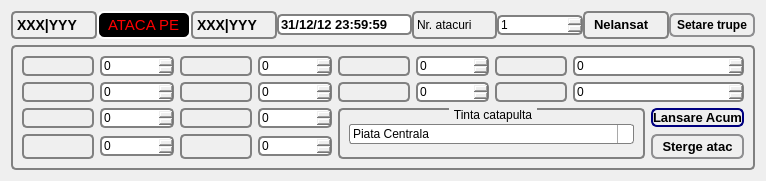
<?xml version="1.0" encoding="UTF-8"?>
<ui version="4.0">
 <class>DialogAtackGroup</class>
 <widget class="QDialog" name="DialogAtackGroup">
  <property name="windowModality">
   <enum>Qt::NonModal</enum>
  </property>
  <property name="enabled">
   <bool>true</bool>
  </property>
  <property name="geometry">
   <rect>
    <x>0</x>
    <y>0</y>
    <width>766</width>
    <height>181</height>
   </rect>
  </property>
  <property name="minimumSize">
   <size>
    <width>766</width>
    <height>181</height>
   </size>
  </property>
  <property name="windowTitle">
   <string>Dialog</string>
  </property>
  <property name="styleSheet">
   <string notr="true">QLabel {
  background-color: qlineargradient(x1: 0, y1: 0, x2: 0, y2: 1,
                                       stop: 0 #E0E0E0, stop: 1 #FFFFFF);
     border: 2px solid gray;
     border-radius: 5px;
}
 QPushButton {
     border: 2px solid #8f8f91;
     border-radius: 6px;
     background-color: qlineargradient(x1: 0, y1: 0, x2: 0, y2: 1,
                                       stop: 0 #f6f7fa, stop: 1 #dadbde);
 }

 QPushButton:pressed {
     background-color: qlineargradient(x1: 0, y1: 0, x2: 0, y2: 1,
                                       stop: 0 #dadbde, stop: 1 #f6f7fa);
 }

 QPushButton:flat {
     border: none; /* no border for a flat push button */
 }

 QPushButton:default {
     border-color: navy; /* make the default button prominent */
 }


QGroupBox {
     background-color: qlineargradient(x1: 0, y1: 0, x2: 0, y2: 1,
                                       stop: 0 #E0E0E0, stop: 1 #FFFFFF);
     border: 2px solid gray;
     border-radius: 5px;
     margin-top: 1ex; /* leave space at the top for the title */
 }

 QGroupBox::title {
     subcontrol-origin: margin;
     subcontrol-position: top center; /* position at the top center */
     padding: 0 3px;
     background-color: qlineargradient(x1: 0, y1: 0, x2: 0, y2: 1,
                                       stop: 0 #FF0000, stop: 1 #FFFFFF);
 }



 QSpinBox {
     padding-right: 15px; /* make room for the arrows */
   
     border-width: 3;
  background-color: qlineargradient(x1: 0, y1: 0, x2: 0, y2: 1,
                                       stop: 0 #E0E0E0, stop: 1 #FFFFFF);
     border: 2px solid gray;
     border-radius: 5px;
 }
</string>
  </property>
  <property name="modal">
   <bool>false</bool>
  </property>
  <layout class="QGridLayout" name="gridLayoutMain">
   <property name="horizontalSpacing">
    <number>12</number>
   </property>
   <item row="1" column="0">
    <widget class="QGroupBox" name="groupBoxTroopSettings">
     <property name="styleSheet">
      <string notr="true"/>
     </property>
     <property name="title">
      <string/>
     </property>
     <layout class="QGridLayout" name="gridLayoutTroopSettings">
      <item row="3" column="0">
       <widget class="QLabel" name="label_4">
        <property name="text">
         <string/>
        </property>
        <property name="pixmap">
         <pixmap resource="images.qrc">:/images/unit_archer.png</pixmap>
        </property>
       </widget>
      </item>
      <item row="0" column="0">
       <widget class="QLabel" name="label">
        <property name="text">
         <string/>
        </property>
        <property name="pixmap">
         <pixmap resource="images.qrc">:/images/unit_spear.png</pixmap>
        </property>
       </widget>
      </item>
      <item row="0" column="2">
       <widget class="QLabel" name="label_5">
        <property name="text">
         <string/>
        </property>
        <property name="pixmap">
         <pixmap resource="images.qrc">:/images/unit_spy.png</pixmap>
        </property>
       </widget>
      </item>
      <item row="0" column="4">
       <widget class="QLabel" name="label_11">
        <property name="text">
         <string/>
        </property>
        <property name="pixmap">
         <pixmap resource="images.qrc">:/images/unit_ram.png</pixmap>
        </property>
       </widget>
      </item>
      <item row="0" column="6">
       <widget class="QLabel" name="label_10">
        <property name="text">
         <string/>
        </property>
        <property name="pixmap">
         <pixmap resource="images.qrc">:/images/unit_nobil.png</pixmap>
        </property>
        <property name="buddy">
         <cstring>spinBoxSnob</cstring>
        </property>
       </widget>
      </item>
      <item row="1" column="0">
       <widget class="QLabel" name="label_2">
        <property name="text">
         <string/>
        </property>
        <property name="pixmap">
         <pixmap resource="images.qrc">:/images/unit_sword.png</pixmap>
        </property>
       </widget>
      </item>
      <item row="1" column="2">
       <widget class="QLabel" name="label_6">
        <property name="text">
         <string/>
        </property>
        <property name="pixmap">
         <pixmap resource="images.qrc">:/images/unit_light.png</pixmap>
        </property>
       </widget>
      </item>
      <item row="1" column="4">
       <widget class="QLabel" name="label_12">
        <property name="text">
         <string/>
        </property>
        <property name="pixmap">
         <pixmap resource="images.qrc">:/images/unit_catapult.png</pixmap>
        </property>
       </widget>
      </item>
      <item row="1" column="6">
       <widget class="QLabel" name="label_9">
        <property name="text">
         <string/>
        </property>
        <property name="pixmap">
         <pixmap resource="images.qrc">:/images/unit_knight.png</pixmap>
        </property>
        <property name="buddy">
         <cstring>spinBoxKnight</cstring>
        </property>
       </widget>
      </item>
      <item row="2" column="0">
       <widget class="QLabel" name="label_3">
        <property name="text">
         <string/>
        </property>
        <property name="pixmap">
         <pixmap resource="images.qrc">:/images/unit_axe.png</pixmap>
        </property>
       </widget>
      </item>
      <item row="2" column="2">
       <widget class="QLabel" name="label_7">
        <property name="text">
         <string/>
        </property>
        <property name="pixmap">
         <pixmap resource="images.qrc">:/images/unit_marcher.png</pixmap>
        </property>
       </widget>
      </item>
      <item row="2" column="4" rowspan="2" colspan="4">
       <widget class="QGroupBox" name="groupBoxRamTarget">
        <property name="title">
         <string>Tinta catapulta</string>
        </property>
        <layout class="QFormLayout" name="formLayout">
         <property name="labelAlignment">
          <set>Qt::AlignCenter</set>
         </property>
         <property name="formAlignment">
          <set>Qt::AlignCenter</set>
         </property>
         <item row="0" column="0" colspan="2">
          <widget class="QComboBox" name="comboBoxBuilding">
           <property name="styleSheet">
            <string notr="true">QComboBox {
     border: 1px solid gray;
     border-radius: 3px;
     padding: 1px 18px 1px 3px;
     min-width: 6em;
 }

 QComboBox:editable {
     background: white;
 }

 QComboBox:!editable, QComboBox::drop-down:editable {
      background: qlineargradient(x1: 0, y1: 0, x2: 0, y2: 1,
                                  stop: 0 #E1E1E1, stop: 0.4 #DDDDDD,
                                  stop: 0.5 #D8D8D8, stop: 1.0 #D3D3D3);
 }

 /* QComboBox gets the &quot;on&quot; state when the popup is open */
 QComboBox:!editable:on, QComboBox::drop-down:editable:on {
     background: qlineargradient(x1: 0, y1: 0, x2: 0, y2: 1,
                                 stop: 0 #D3D3D3, stop: 0.4 #D8D8D8,
                                 stop: 0.5 #DDDDDD, stop: 1.0 #E1E1E1);
 }

 QComboBox:on { /* shift the text when the popup opens */
     padding-top: 3px;
     padding-left: 4px;
 }

 QComboBox::drop-down {
     subcontrol-origin: padding;
     subcontrol-position: top right;
     width: 15px;

     border-left-width: 1px;
     border-left-color: darkgray;
     border-left-style: solid; /* just a single line */
     border-top-right-radius: 3px; /* same radius as the QComboBox */
     border-bottom-right-radius: 3px;
 }</string>
           </property>
           <property name="currentIndex">
            <number>7</number>
           </property>
           <property name="insertPolicy">
            <enum>QComboBox::InsertAfterCurrent</enum>
           </property>
           <property name="sizeAdjustPolicy">
            <enum>QComboBox::AdjustToContents</enum>
           </property>
           <item>
            <property name="text">
             <string>Cladirea Principala</string>
            </property>
           </item>
           <item>
            <property name="text">
             <string>Cazarma</string>
            </property>
           </item>
           <item>
            <property name="text">
             <string>Grajd</string>
            </property>
           </item>
           <item>
            <property name="text">
             <string>Atelier</string>
            </property>
           </item>
           <item>
            <property name="text">
             <string>Biserica</string>
            </property>
           </item>
           <item>
            <property name="text">
             <string>Curte Nobila</string>
            </property>
           </item>
           <item>
            <property name="text">
             <string>Fierarie</string>
            </property>
           </item>
           <item>
            <property name="text">
             <string>Piata Centrala</string>
            </property>
           </item>
           <item>
            <property name="text">
             <string>Statuie</string>
            </property>
           </item>
           <item>
            <property name="text">
             <string>Targ</string>
            </property>
           </item>
           <item>
            <property name="text">
             <string>Taietori de lemne</string>
            </property>
           </item>
           <item>
            <property name="text">
             <string>Mina de argila</string>
            </property>
           </item>
           <item>
            <property name="text">
             <string>Mina de fier</string>
            </property>
           </item>
           <item>
            <property name="text">
             <string>Ferma</string>
            </property>
           </item>
           <item>
            <property name="text">
             <string>Magazie</string>
            </property>
           </item>
           <item>
            <property name="text">
             <string>Zid</string>
            </property>
           </item>
          </widget>
         </item>
        </layout>
       </widget>
      </item>
      <item row="3" column="2">
       <widget class="QLabel" name="label_8">
        <property name="text">
         <string/>
        </property>
        <property name="pixmap">
         <pixmap resource="images.qrc">:/images/unit_heavy.png</pixmap>
        </property>
       </widget>
      </item>
      <item row="0" column="1">
       <widget class="QSpinBox" name="spinBoxSpear">
        <property name="maximum">
         <number>30000</number>
        </property>
       </widget>
      </item>
      <item row="1" column="1">
       <widget class="QSpinBox" name="spinBoxSword"/>
      </item>
      <item row="2" column="1">
       <widget class="QSpinBox" name="spinBoxAxe"/>
      </item>
      <item row="3" column="1">
       <widget class="QSpinBox" name="spinBoxArcher"/>
      </item>
      <item row="0" column="3">
       <widget class="QSpinBox" name="spinBoxSpy">
        <property name="maximum">
         <number>50000</number>
        </property>
       </widget>
      </item>
      <item row="1" column="3">
       <widget class="QSpinBox" name="spinBoxLight"/>
      </item>
      <item row="2" column="3">
       <widget class="QSpinBox" name="spinBoxMarcher"/>
      </item>
      <item row="3" column="3">
       <widget class="QSpinBox" name="spinBoxHeavy">
        <property name="value">
         <number>0</number>
        </property>
       </widget>
      </item>
      <item row="0" column="5">
       <widget class="QSpinBox" name="spinBoxRam">
        <property name="maximum">
         <number>3000</number>
        </property>
       </widget>
      </item>
      <item row="1" column="5">
       <widget class="QSpinBox" name="spinBoxCatapult"/>
      </item>
      <item row="0" column="7" colspan="2">
       <widget class="QSpinBox" name="spinBoxSnob">
        <property name="maximum">
         <number>300</number>
        </property>
       </widget>
      </item>
      <item row="1" column="7" colspan="2">
       <widget class="QSpinBox" name="spinBoxKnight"/>
      </item>
      <item row="2" column="8">
       <widget class="QPushButton" name="pushButtonLaunchNow">
        <property name="styleSheet">
         <string notr="true">
font-size: 10px;
 font-size:10pt; 
font-weight:600;</string>
        </property>
        <property name="text">
         <string>Lansare Acum</string>
        </property>
       </widget>
      </item>
      <item row="3" column="8">
       <widget class="QPushButton" name="pushButtonDelete">
        <property name="styleSheet">
         <string notr="true">
padding: 3px;
font-size: 10px;
 font-size:10pt; 
font-weight:600;</string>
        </property>
        <property name="text">
         <string>Sterge atac</string>
        </property>
       </widget>
      </item>
     </layout>
    </widget>
   </item>
   <item row="0" column="0">
    <layout class="QHBoxLayout" name="horizontalLayoutLabels">
     <property name="sizeConstraint">
      <enum>QLayout::SetDefaultConstraint</enum>
     </property>
     <item>
      <widget class="QLabel" name="labelAtackingVillage">
       <property name="styleSheet">
        <string notr="true">font-size: 14px;
font-weight:600;</string>
       </property>
       <property name="text">
        <string>XXX|YYY</string>
       </property>
       <property name="textInteractionFlags">
        <set>Qt::TextSelectableByMouse</set>
       </property>
      </widget>
     </item>
     <item>
      <widget class="QLabel" name="labelArrow">
       <property name="maximumSize">
        <size>
         <width>16777215</width>
         <height>16777215</height>
        </size>
       </property>
       <property name="font">
        <font>
         <pointsize>-1</pointsize>
        </font>
       </property>
       <property name="styleSheet">
        <string notr="true">color:red;
background-color: rgb(0, 0, 0);
border-width: 2px;
border-color: white;
border-style: solid;
border-radius: 7;
padding: 3px;
font-size: 15px;
padding-left: 5px;
padding-right: 5px;

</string>
       </property>
       <property name="frameShape">
        <enum>QFrame::StyledPanel</enum>
       </property>
       <property name="frameShadow">
        <enum>QFrame::Sunken</enum>
       </property>
       <property name="lineWidth">
        <number>5</number>
       </property>
       <property name="midLineWidth">
        <number>6</number>
       </property>
       <property name="text">
        <string>ATACA PE</string>
       </property>
      </widget>
     </item>
     <item>
      <widget class="QLabel" name="labelAtackedVillage">
       <property name="styleSheet">
        <string notr="true">font-size: 14px;
font-weight:600;</string>
       </property>
       <property name="text">
        <string>XXX|YYY</string>
       </property>
       <property name="scaledContents">
        <bool>false</bool>
       </property>
       <property name="textInteractionFlags">
        <set>Qt::TextSelectableByMouse</set>
       </property>
      </widget>
     </item>
     <item>
      <widget class="QDateTimeEdit" name="dateTimeEditLaunchTime">
       <property name="minimumSize">
        <size>
         <width>135</width>
         <height>0</height>
        </size>
       </property>
       <property name="font">
        <font>
         <pointsize>10</pointsize>
         <weight>75</weight>
         <bold>true</bold>
        </font>
       </property>
       <property name="whatsThis">
        <string>Data si ora la care se lanseaza atacul</string>
       </property>
       <property name="styleSheet">
        <string notr="true">  background-color: qlineargradient(x1: 0, y1: 0, x2: 0, y2: 1,
                                       stop: 0 #E0E0E0, stop: 1 #FFFFFF);
     border: 2px solid gray;
     border-radius: 5px;</string>
       </property>
       <property name="wrapping">
        <bool>true</bool>
       </property>
       <property name="frame">
        <bool>true</bool>
       </property>
       <property name="readOnly">
        <bool>true</bool>
       </property>
       <property name="buttonSymbols">
        <enum>QAbstractSpinBox::NoButtons</enum>
       </property>
       <property name="dateTime">
        <datetime>
         <hour>23</hour>
         <minute>59</minute>
         <second>59</second>
         <year>2012</year>
         <month>12</month>
         <day>31</day>
        </datetime>
       </property>
       <property name="date">
        <date>
         <year>2012</year>
         <month>12</month>
         <day>31</day>
        </date>
       </property>
       <property name="minimumDate">
        <date>
         <year>1990</year>
         <month>2</month>
         <day>1</day>
        </date>
       </property>
       <property name="currentSection">
        <enum>QDateTimeEdit::DaySection</enum>
       </property>
       <property name="displayFormat">
        <string>dd/MM/yy HH:mm:ss</string>
       </property>
       <property name="calendarPopup">
        <bool>false</bool>
       </property>
       <property name="timeSpec">
        <enum>Qt::LocalTime</enum>
       </property>
      </widget>
     </item>
     <item>
      <widget class="QLabel" name="label_13">
       <property name="whatsThis">
        <string>De cate ori sa se repete lansarea acestuiu atac.Acest lucru este folositor in cazul trenuleturilor cu nobili</string>
       </property>
       <property name="text">
        <string>Nr. atacuri</string>
       </property>
      </widget>
     </item>
     <item>
      <widget class="QSpinBox" name="spinBoxAtacks">
       <property name="whatsThis">
        <string>De cate ori sa se repete lansarea acestuiu atac.Acest lucru este folositor in cazul trenuleturilor cu nobili</string>
       </property>
       <property name="minimum">
        <number>1</number>
       </property>
       <property name="value">
        <number>1</number>
       </property>
      </widget>
     </item>
     <item>
      <widget class="QLabel" name="labelAtackStatus">
       <property name="font">
        <font>
         <pointsize>11</pointsize>
         <weight>75</weight>
         <bold>true</bold>
        </font>
       </property>
       <property name="whatsThis">
        <string>Situatia atacului</string>
       </property>
       <property name="styleSheet">
        <string notr="true">padding: 3px;

padding-left: 5px;
padding-right: 5px;
font-size:11pt; 
font-weight:600;</string>
       </property>
       <property name="text">
        <string>&lt;html&gt;&lt;head/&gt;&lt;body&gt;&lt;p&gt;&lt;span style=&quot; font-size:10pt; font-weight:600;&quot;&gt;Nelansat&lt;/span&gt;&lt;/p&gt;&lt;/body&gt;&lt;/html&gt;</string>
       </property>
      </widget>
     </item>
     <item>
      <widget class="QPushButton" name="pushButtonSetTroops">
       <property name="whatsThis">
        <string>Trupele setate implictit sunt toate trupele de atac,iar tinta catapultei este piata centrala</string>
       </property>
       <property name="styleSheet">
        <string notr="true">padding: 3px;
padding-left: 5px;
padding-right: 5px;
font-weight:600;</string>
       </property>
       <property name="text">
        <string>Setare trupe</string>
       </property>
       <property name="icon">
        <iconset resource="images.qrc">
         <normaloff>:/images/add.png</normaloff>:/images/add.png</iconset>
       </property>
       <property name="iconSize">
        <size>
         <width>20</width>
         <height>16</height>
        </size>
       </property>
       <property name="checkable">
        <bool>true</bool>
       </property>
       <property name="autoDefault">
        <bool>false</bool>
       </property>
      </widget>
     </item>
    </layout>
   </item>
  </layout>
 </widget>
 <resources>
  <include location="images.qrc"/>
 </resources>
 <connections>
  <connection>
   <sender>pushButtonSetTroops</sender>
   <signal>toggled(bool)</signal>
   <receiver>groupBoxTroopSettings</receiver>
   <slot>setVisible(bool)</slot>
   <hints>
    <hint type="sourcelabel">
     <x>428</x>
     <y>52</y>
    </hint>
    <hint type="destinationlabel">
     <x>383</x>
     <y>74</y>
    </hint>
   </hints>
  </connection>
 </connections>
</ui>
